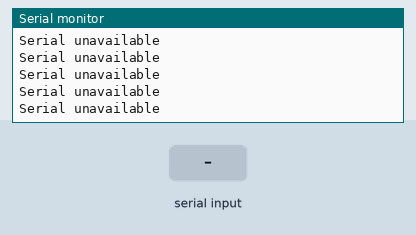
This sketch was run on a simulated Arduino Uno, built with avr-gcc and run on an emulated ATmega328P. Parts: the last lines printed to the serial monitor. Inputs (shaded band) come from the test bench.

Above: at 1.8 s.
1.9 s: "1" received over the second serial link
At 2.7 s:
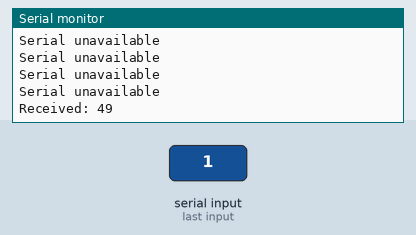
3.4 s: "0" received over the second serial link
At 4.3 s:
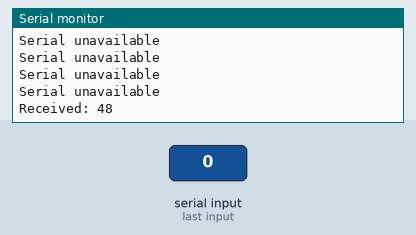
6.4 s: "2" received over the second serial link
At 7.2 s:
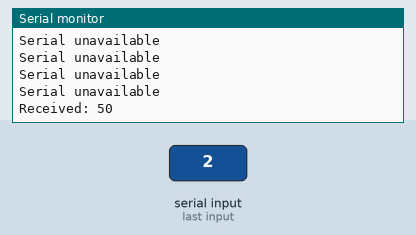
12.4 s: "1" received over the second serial link
At 13.2 s:
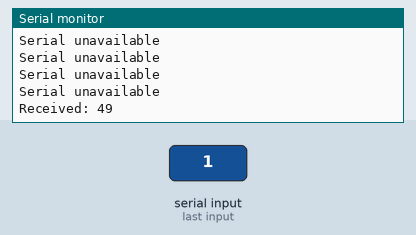
18.4 s: "0" received over the second serial link
At 19.0 s:
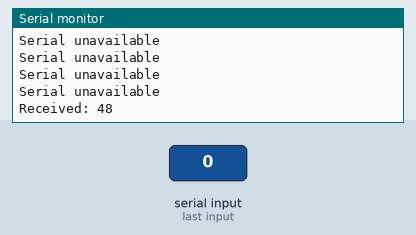
21.4 s: "2" received over the second serial link
At 22.2 s:
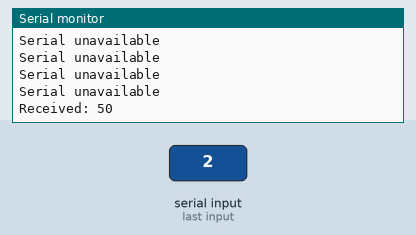
Timing chart, 0 to 24.4 s (numbered marks = the images above; inputs shaded):
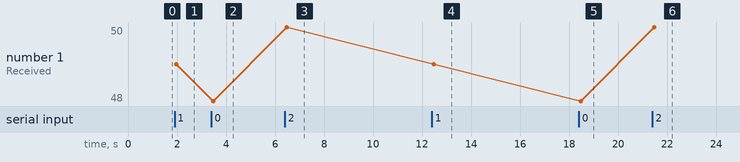

The sketch:

spiCommunicationReceiver.ino
```cpp
#include <SoftwareSerial.h>

SoftwareSerial mySerial(3, 4);

byte receivedNumber;

void setup() {
  Serial.begin(9600);
  mySerial.begin(9600);
}

void loop() {
  delay (1000);
  while (!mySerial.available()) {
    Serial.println("Serial unavailable");
  }

  if (mySerial.available()) {
    receivedNumber = mySerial.read();
    Serial.print("Received: ");
    Serial.println(receivedNumber);
    // receivedNumber++;
    // mySerial.write(receivedNumber);
    // Serial.print("Sent: ");
    // Serial.println(receivedNumber);
    // delay(1000); // Small delay to avoid too fast sending
  }
}
```

Measured:
- after the input at 1.9 s, the serial monitor: prints a new line after 0.08 s (image 1)
- after the input at 3.4 s, the serial monitor: prints a new line after 0.09 s (image 2)
- after the input at 6.4 s, the serial monitor: prints a new line after 0.07 s (image 3)
- after the input at 12.4 s, the serial monitor: prints a new line after 0.07 s (image 4)
- after the input at 18.4 s, the serial monitor: prints a new line after 0.07 s (image 5)
- after the input at 21.4 s, the serial monitor: prints a new line after 0.08 s (image 6)
- plotted number 1: 49 → 48 after the input at 3.4 s, 48 → 50 after the input at 6.4 s, 50 → 49 after the input at 12.4 s, 49 → 48 after the input at 18.4 s, 48 → 50 after the input at 21.4 s
